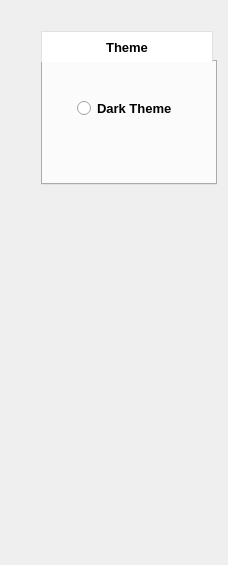
            <widget class="QWidget" name="page_5">
             <layout class="QGridLayout" name="gridLayout_47" rowstretch="0,0,0" columnstretch="0,0,0" rowminimumheight="0,0,0" columnminimumwidth="0,0,0">
              <item row="0" column="2">
               <spacer name="verticalSpacer_16">
                <property name="orientation">
                 <enum>Qt::Vertical</enum>
                </property>
                <property name="sizeType">
                 <enum>QSizePolicy::Fixed</enum>
                </property>
                <property name="sizeHint" stdset="0">
                 <size>
                  <width>20</width>
                  <height>20</height>
                 </size>
                </property>
               </spacer>
              </item>
              <item row="1" column="0">
               <spacer name="horizontalSpacer_8">
                <property name="orientation">
                 <enum>Qt::Horizontal</enum>
                </property>
                <property name="sizeType">
                 <enum>QSizePolicy::Fixed</enum>
                </property>
                <property name="sizeHint" stdset="0">
                 <size>
                  <width>30</width>
                  <height>20</height>
                 </size>
                </property>
               </spacer>
              </item>
              <item row="1" column="1" colspan="2">
               <widget class="QTabWidget" name="tabWidget_3">
                <property name="font">
                 <font>
                  <pointsize>10</pointsize>
                  <weight>75</weight>
                  <bold>true</bold>
                 </font>
                </property>
                <property name="styleSheet">
                 <string notr="true">QTabBar::tab { 
	background-color: white; color: rgb(1, 113, 185);
	border-left: 1px solid rgb(225, 225, 225);
	border-right: 1px solid rgb(225, 225, 225);
	border-top: 1px solid rgb(225, 225, 225);
	border-bottom: 1px solid rgb(225, 225, 225);
	width: 170px;
	height: 30px;
}
 QTabBar::tab:selected { 
 	background-color: white;
 	border-bottom: none;
 	color: black; 
 }</string>
                </property>
                <property name="currentIndex">
                 <number>0</number>
                </property>
                <widget class="QWidget" name="tab_5">
                 <attribute name="title">
                  <string>Theme</string>
                 </attribute>
                 <layout class="QGridLayout" name="gridLayout_49">
                  <item row="0" column="0">
                   <layout class="QGridLayout" name="gridLayout_48" rowstretch="1,1,2" rowminimumheight="0,0,0">
                    <property name="leftMargin">
                     <number>25</number>
                    </property>
                    <item row="0" column="0">
                     <spacer name="verticalSpacer_18">
                      <property name="orientation">
                       <enum>Qt::Vertical</enum>
                      </property>
                      <property name="sizeHint" stdset="0">
                       <size>
                        <width>20</width>
                        <height>40</height>
                       </size>
                      </property>
                     </spacer>
                    </item>
                    <item row="1" column="0">
                     <widget class="QRadioButton" name="dark_theme_radioButton">
                      <property name="font">
                       <font>
                        <pointsize>10</pointsize>
                        <weight>75</weight>
                        <bold>true</bold>
                       </font>
                      </property>
                      <property name="text">
                       <string>Dark Theme</string>
                      </property>
                     </widget>
                    </item>
                    <item row="2" column="0">
                     <spacer name="verticalSpacer_17">
                      <property name="orientation">
                       <enum>Qt::Vertical</enum>
                      </property>
                      <property name="sizeHint" stdset="0">
                       <size>
                        <width>20</width>
                        <height>40</height>
                       </size>
                      </property>
                     </spacer>
                    </item>
                   </layout>
                  </item>
                 </layout>
                </widget>
               </widget>
              </item>
              <item row="2" column="1">
               <spacer name="verticalSpacer_12">
                <property name="orientation">
                 <enum>Qt::Vertical</enum>
                </property>
                <property name="sizeHint" stdset="0">
                 <size>
                  <width>20</width>
                  <height>369</height>
                 </size>
                </property>
               </spacer>
              </item>
             </layout>
            </widget>
